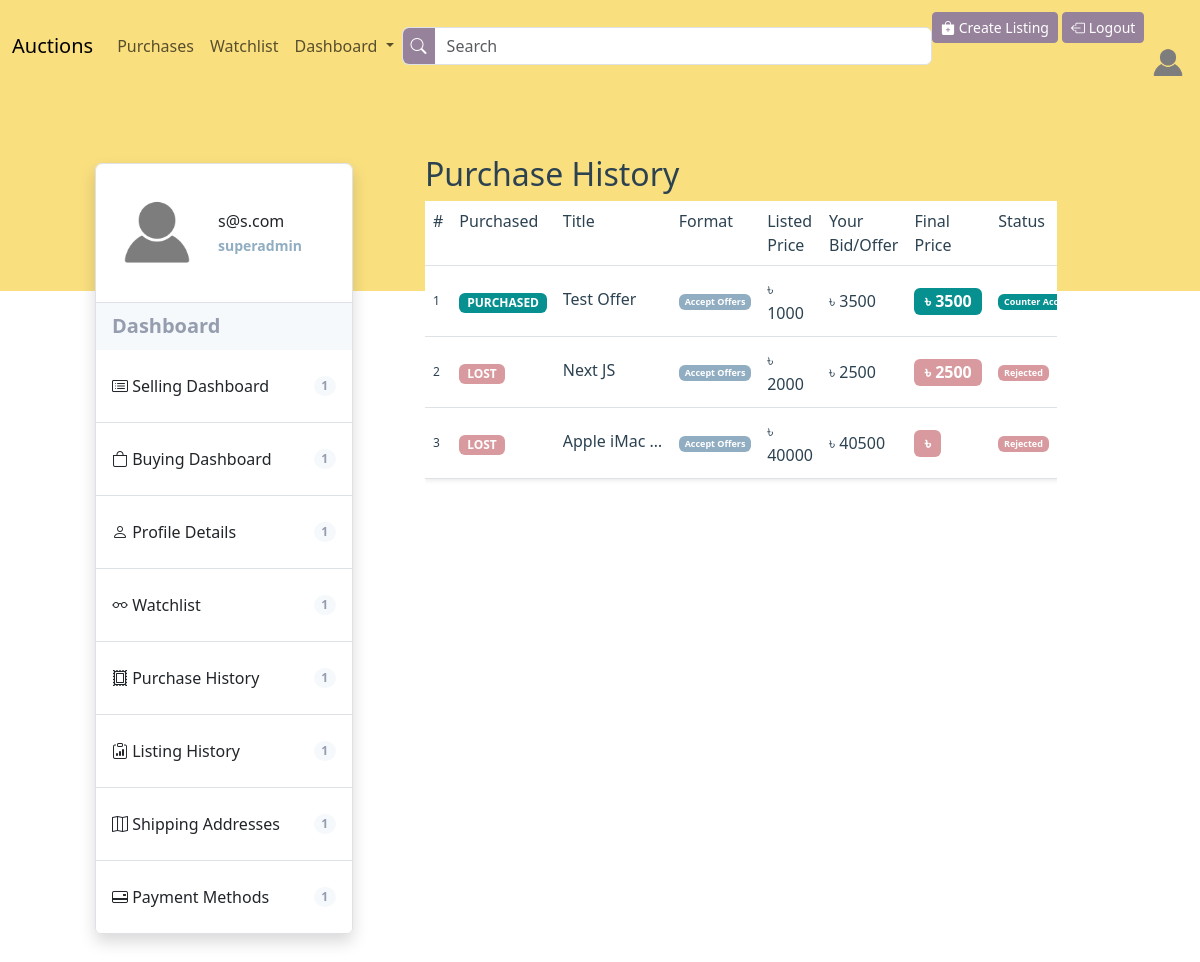
Screenshot of /purchase-history (signed in) with the database file from the repository.
### users/models.py (models this page shows, shortened)
class User(AbstractUser):
    email = models.EmailField(unique=True)
    watchlist = models.ManyToManyField(
        'auctions.Listing')
    is_oauth_registered = models.BooleanField(default=False)
    display_picture = models.ImageField(
        upload_to='display-pictures/', max_length=250, default='display-pictures/default-dp.png')
    email_verification_token = models.CharField(
        max_length=200, null=True, blank=True)
    forget_password_token = models.CharField(
        max_length=200, null=True, blank=True)
    previous_email = models.EmailField(null=True, default=None)

### auctions/models.py (models this page shows, shortened)
class PurchaseTransaction(models.Model):
    listing = models.ForeignKey(
        Listing, on_delete=models.CASCADE, related_name='%(class)s')
    amount = models.PositiveIntegerField()
    buyer = models.ForeignKey(
        User, on_delete=models.PROTECT, related_name='%(class)s_buyer')
    shipping_address = models.ForeignKey(
        Address, on_delete=models.PROTECT)
    payment_method = models.ForeignKey(
        PaymentMethod, on_delete=models.PROTECT)
    timestamp = models.DateTimeField(auto_now_add=True)
    class Meta:
        abstract = True
        ordering = ['-timestamp']

class Offer(PurchaseTransaction):
    class OfferStatus(models.TextChoices):
        ACCEPTED = 'A', _('Accepted')
        REJECTED = 'R', _('Rejected')
        COUNTER = 'C', _('Counter')
        COUNTER_ACCEPTED = 'CA', _('Counter Accepted')
        COUNTER_REJECTED = 'CR', _('Counter Rejected')
        PENDING = 'P', _('Pending')
    offer_status = models.CharField(
        max_length=2, choices=OfferStatus.choices, default=OfferStatus.PENDING)

class Listing(models.Model):
    class BuyingFormat(models.TextChoices):
        BUT_IT_NOW = 'BIN', _('Buy It Now')
        AUCTION = 'A', _('Auction')
        ACCEPT_OFFERS = 'AO', _('Accept Offers')
    id = models.BigAutoField(primary_key=True)
    title = models.CharField(max_length=100)
    description = models.CharField(max_length=400, blank=False)
    base_price = models.PositiveIntegerField()
    hero_image = models.ImageField(
        upload_to='listings/', max_length=250, default='listings/placeholder-image.png')
    listed_by = models.ForeignKey(
        User, on_delete=models.CASCADE)
    timestamp = models.DateTimeField(auto_now_add=True)
    category = models.ForeignKey(Category, on_delete=models.PROTECT)
    buying_format = models.CharField(
        max_length=3, choices=BuyingFormat.choices, default=BuyingFormat.AUCTION)
    condition = models.ForeignKey(Condition, on_delete=models.PROTECT)
    location = models.ForeignKey(Location, on_delete=models.PROTECT)
    free_shipping = models.BooleanField(default=False)
    local_pickup = models.BooleanField(default=False)
    active = models.BooleanField(default=True)
    purchased = models.BooleanField(default=False)
    @property
    def get_price(self):
        if self.buying_format == self.BuyingFormat.AUCTION:
            return self.auction.highest_bid_amount
        elif self.buying_format == self.BuyingFormat.ACCEPT_OFFERS:
            if not self.active and self.purchased:
                offer = Offer.objects.filter(Q(offer_status=Offer.OfferStatus.ACCEPTED) | Q(
                    offer_status=Offer.OfferStatus.COUNTER_ACCEPTED)).get(listing=self)
                return offer.c.counter_offer_amount if offer.c else offer.amount
        return self.base_price
    class Meta:
        ordering = ['-timestamp']

class CounterOffer(models.Model):
    class CounterOfferStatus(models.TextChoices):
        ACCEPTED = 'A', _('Accepted')
        REJECTED = 'R', _('Rejected')
        PENDING = 'P', _('Pending')
    offer = models.OneToOneField(
        Offer, on_delete=models.CASCADE, related_name='c')
    counter_offer_amount = models.PositiveIntegerField()
    timestamp = models.DateTimeField(auto_now_add=True)
    counter_offer_status = models.CharField(
        max_length=2, choices=CounterOfferStatus.choices, default=CounterOfferStatus.PENDING)

### auctions/views.py (the view)
# urls.py: path("purchase-history", views.view_purchase_history, name='purchase-history'),
@login_required(login_url=settings.LOGIN_URL)
def view_purchase_history(request):
    offers = Offer.objects.filter(
        buyer=request.user, listing__active=False).order_by('offer_status').order_by('-timestamp')
    bids = Bid.objects.filter(
        buyer=request.user, listing__active=False).order_by('bid_status').order_by('-timestamp')
    bins = BuyItNow.objects.filter(
        buyer=request.user, listing__active=False).order_by('-timestamp')
    purchases = zip_longest(offers, bids, bins, fillvalue=None)
    return render(request, "auctions/purchase-history.html", {
        "purchases": purchases
    })

### auctions/templates/auctions/purchase-history.html (shortened to what this page needs)
{% extends "users/profile-layout.html" %}
{% block child %}
{% if purchases %}
<h2 class="header-4 user-pages-header">Purchase History</h2>
<div class="table-responsive">
    <table class="table table-hover shadow-sm" id="ongoing-offers-table">
        <thead class="align-top table-header">
            <tr>
                <th scope="col">#</th>
                <th scope="col">Purchased</th>
                <th scope="col">Title</th>
                <th scope="col">Format</th>
                <th scope="col">Listed Price</th>
                <th scope="col">Your Bid/Offer</th>
                <th scope="col">Final Price</th>
                <th scope="col">Status</th>
            </tr>
        </thead>
        <tbody>
            {% for offer, bid, bin in purchases%}
            <tr class="small-custom align-middle">
                <td>{{forloop.counter}}</td>
                <td class="lead fs-6">
                    {% if offer %}
                    {% if offer.offer_status == 'A' or offer.offer_status == 'CA' %}
                    <span class="badge badge-bg-success">PURCHASED</span>
                    {% else %}
                    <span class="badge badge-bg-danger">LOST</span>
                    {% endif %}
                    {% elif bid %}
                    {% if bid.bid_status == 'W'%}
                    <span class="badge badge-bg-success">PURCHASED</span>
                    {% else %}
                    <span class="badge badge-bg-danger">LOST</span>
                    {% endif %}
                    {% else %}
                    <span class="badge badge-bg-success">PURCHASED</span>
                    {% endif %}
                </td>
                {% if offer %}
                <td>
                    <a href="{% url 'view-listing' offer.listing.id %}" class="d-inline-block text-truncate lead fs-6"
                        style="max-width: 100px;">
                        {{offer.listing.title }}
                    </a>
                </td>
                <td><span class="badge badge-bg-primary">{{ offer.listing.get_buying_format_display }}</span></td>
                <td class="lead fs-6">৳ {{ offer.listing.base_price }}</td>
                {% if offer.c %}
                <td class="lead fs-6">৳ {{ offer.c.counter_offer_amount }}</td>
                {% else %}
                <td class="lead fs-6">৳ {{ offer.amount }}</td>
                {% endif %}
                <td class="me-5">
                    <span
                        class="badge {% if offer.offer_status == 'A' or offer.offer_status == 'CA' %}badge-bg-success{% else %}badge-bg-danger{% endif %} lead fs-6">৳
                        {{ offer.listing.get_price }}</span>
                </td>
                <td class="me-5">
                    <span
                        class="badge {% if offer.offer_status == 'A' or offer.offer_status == 'CA' %}badge-bg-success{% else %}badge-bg-danger{% endif %}">
                        {{ offer.get_offer_status_display }}</span>
                </td>
                {% endif %}
            </tr>
            {% endfor %}
        </tbody>
    </table>
</div>
{% else %}
{% load static %}
{% endif %}
{% endblock child %}

### users/templates/users/profile-layout.html
{% extends "auctions/layout.html" %}
{% block body %}
<div class="backdrop">
</div>
<div class="container-fluid p-5 overlap-container">
    <div class="row align-items-start justify-content-center">
        <div class="col-xl-3 col-12 mt-xl-4 mt-4">
            <ul class="list-group list-group-flush border rounded shadow">
                <li class="list-group-item d-flex justify-content-start align-items-center py-4 border-none">
                    <img src="{{user.display_picture.url}}" class="thumbnail-image">
                    <div class="ms-3 fw-medium">
                        {{request.user.email}}
                        <br>
                        <small class="fw-bold highlighted-text">{{request.user.username}}</small>
                    </div>
                </li>
                <li class="list-group-item list-bg d-flex justify-content-between align-items-center fw-bold lead">
                    Dashboard
                </li>
                <li class="list-group-item list">
                    <a class="d-flex justify-content-between align-items-center lead py-3 fs-6"
                        href="{% url 'seller-dashboard' %}">
                        <span><i class="bi bi-card-list"></i> Selling Dashboard </span>
                        <span class="badge badge-bd rounded-pill">1</span>
                    </a>
                </li>
                <li class="list-group-item list">
                    <a class="d-flex justify-content-between align-items-center lead py-3 fs-6"
                        href="{% url 'buyer-dashboard' %}">
                        <span><i class="bi bi-bag"></i> Buying Dashboard</span>
                        <span class="badge badge-bd rounded-pill">1</span>
                    </a>
                </li>
                <li class="list-group-item list">
                    <a class="d-flex justify-content-between align-items-center lead py-3 fs-6"
                        href="{% url 'profile' %}">
                        <span><i class="bi bi-person"></i> Profile Details</span>
                        <span class="badge badge-bd rounded-pill">1</span>
                    </a>
                </li>
                <li class="list-group-item list">
                    <a class="d-flex justify-content-between align-items-center lead py-3 fs-6"
                        href="{% url 'watchlist' %}">
                        <span><i class="bi bi-eyeglasses"></i> Watchlist</span>
                        <span class="badge badge-bd rounded-pill">1</span>
                    </a>
                </li>
                <li class="list-group-item list">
                    <a class="d-flex justify-content-between align-items-center lead py-3 fs-6"
                        href="{% url 'purchase-history' %}">
                        <span><i class="bi bi-postage"></i> Purchase History</span>
                        <span class="badge badge-bd rounded-pill">1</span>
                    </a>
                </li>
                <li class="list-group-item list">
                    <a class="d-flex justify-content-between align-items-center lead py-3 fs-6"
                        href="{% url 'listing-history' %}">
                        <span><i class="bi bi-clipboard-data"></i> Listing History</span>
                        <span class="badge badge-bd rounded-pill">1</span>
                    </a>
                </li>
                <li class="list-group-item list">
                    <a class="d-flex justify-content-between align-items-center lead py-3 fs-6"
                        href="{% url 'view-shipping-address' %}">
                        <span><i class="bi bi-map"></i> Shipping Addresses</span>
                        <span class="badge badge-bd rounded-pill">1</span>
                    </a>
                </li>
                <li class="list-group-item list">
                    <a class="d-flex justify-content-between align-items-center lead py-3 fs-6"
                        href="{% url 'view-payment-methods' %}">
                        <span><i class="bi bi-credit-card-2-back"></i> Payment Methods</span>
                        <span class="badge badge-bd rounded-pill">1</span>
                    </a>
                </li>
            </ul>
        </div>
        <div class="col-xl-8 col-12 mt-xl-0 mt-5">
            <div class="px-xl-5 px-0 py-3" id="user-profile-content-container">
                {% block child %}
                {% endblock child%}
            </div>
        </div>
    </div>
</div>
{% endblock %}

### auctions/templates/auctions/layout.html (shortened to what this page needs)
{% load static %}
<!DOCTYPE html>
<html lang="en">
<head>
    <link href="https://cdn.jsdelivr.net/npm/bootstrap@5.3.2/dist/css/bootstrap.min.css" rel="stylesheet"
>
    <link href="{% static 'commerce/styles.css' %}" rel="stylesheet">
    <link rel="stylesheet" href="https://cdn.jsdelivr.net/npm/sweetalert2@11.0.19/dist/sweetalert2.min.css">
    <link rel="stylesheet" href="https://cdn.jsdelivr.net/npm/bootstrap-icons@1.11.2/font/bootstrap-icons.min.css">
</head>
<body>
    <nav class="navbar navbar-expand-lg sticky-top bg-background-tertiary" style="background-color: var(--nav);">
        <div class="container-fluid">
            <a class="navbar-brand" href="{% url 'index' %}">Auctions</a>
            <div class="collapse navbar-collapse" id="navbarSupportedContent">
                <ul class="navbar-nav me-auto mb-2 mb-lg-0">
                    {% if user.is_authenticated %}
                    <li class="nav-item">
                        <a class="nav-link" href="{% url 'purchase-history' %}">Purchases</a>
                    </li>
                    <li class="nav-item">
                        <a class="nav-link" href="{% url 'watchlist' %}">Watchlist</a>
                    </li>
                    <li class="nav-item dropdown">
                        <a class="nav-link dropdown-toggle" href="#" role="button" data-bs-toggle="dropdown"
                            aria-expanded="false">
                            Dashboard
                        </a>
                    </li>
                    {% endif %}
                </ul>
                <form class="d-flex w-50 me-auto my-2 form-control p-0" role="search" action="{% url 'search' %}"
                    menthod="POST">
                    <button type="submit" style="background-color: var(--custom-secondary); border-width: 0px;"
                        class="text-white rounded-start px-2"><i class="bi bi-search"></i>
                    </button>
                    <input class="form-control w-100 ms-0" type="search" placeholder="Search" aria-label="Search"
                        style="border-width: 0px;">
                </form>
                <div class="float-lg-end float-start">
                    <a class="btn btn-secondary btn-sm mt-1" href="{% url 'create-listing' %}"><i
                            class="bi bi-bag-plus-fill"></i>
                        Create Listing</a>
                    {% if user.is_authenticated %}
                    <a class="btn btn-secondary btn-sm mt-1" href="{% url 'logout' %}"><i
                            class="bi bi-box-arrow-left"></i>
                        Logout</a>
                    {% else %}
                    <a class="btn btn-secondary btn-sm mt-1" href="{% url 'login' %}"><i
                            class="bi bi-box-arrow-in-right"></i> Login</a>
                    <a class="btn btn-secondary btn-sm mt-1" href="{% url 'register' %}"><i
                            class="bi bi-person-plus-fill"></i> Register</a>
                    {% endif %}
                    {% if user.is_authenticated %}
                    <a class="ms-2 float-end" href="{% url 'profile' %}">
                        <div style="width: 40px; height: 40px; overflow: hidden; border-radius: 50%;">
                            <img src="{{user.display_picture.url}}"
                                style="height:100%; width: 100%; object-fit: cover;">
                        </div>
                    </a>
                </div>
                {% endif %}
            </div>
        </div>
    </nav>
    {% block body %}
    {% endblock %}
</body>
</html>

### rows the page displays
User: display_picture (placeholder picture), user.email "s@s.com", user.username "superadmin"
Offer: shows "PURCHASED", listing "Test Offer", listing.buying_format "Accept Offers", listing.base_price "1000", c.counter_offer_amount "3500", listing.get_price "3500", offer_status "Counter…"
Offer: shows "LOST", listing "Next JS", listing.buying_format "Accept Offers", listing.base_price "2000", c.counter_offer_amount "2500", listing.get_price "2500", offer_status "Rejected"
Offer: shows "LOST", listing "Apple iMac…", listing.buying_format "Accept Offers", listing.base_price "40000", amount "40500", offer_status "Rejected"
